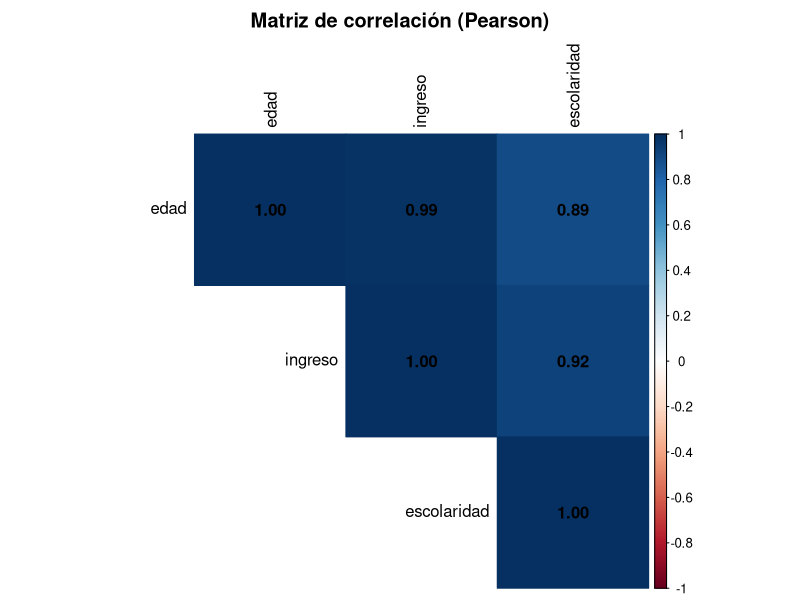
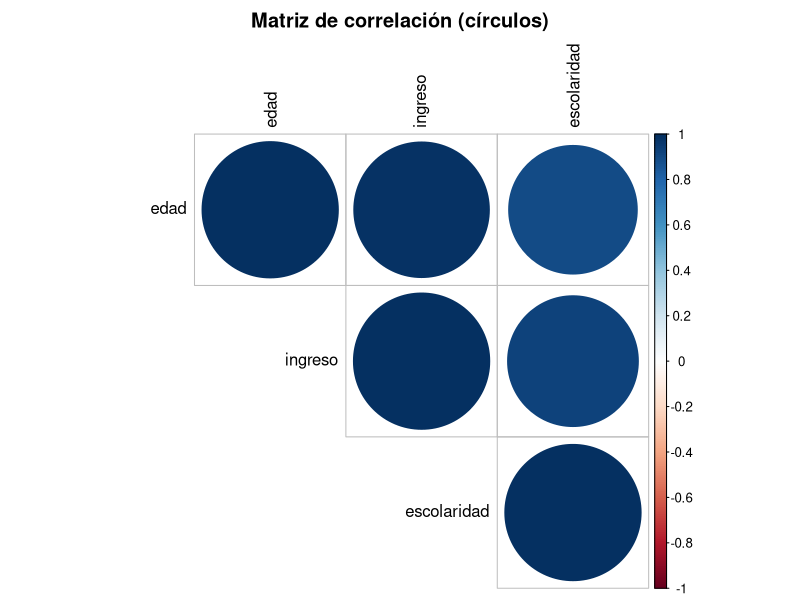

Here is the R script that generated these plots, in order:
## ---- chunk 1
datos <- data.frame(
  edad = c(20, 25, 30, 35, 40, 45),
  ingreso = c(450, 500, 650, 700, 850, 900),
  escolaridad = c(12, 14, 16, 15, 18, 17)
)

cor(datos, method = "pearson")
## ---- chunk 2
#| fig-width: 6
#| fig-height: 5
library(corrplot)

matriz_cor <- cor(datos, method = "pearson")

corrplot(matriz_cor,
         method = "color",
         type = "upper",
         addCoef.col = "black",
         tl.col = "black",
         title = "Matriz de correlación (Pearson)",
         mar = c(0, 0, 2, 0))

        
## ---- chunk 3
#| fig-width: 6
#| fig-height: 5
corrplot(matriz_cor,
         method = "circle",
         type = "upper",
         tl.col = "black",
         title = "Matriz de correlación (círculos)",
         mar = c(0, 0, 2, 0))
## ---- chunk 4
tabla <- matrix(
  c(35, 20, 15, 30),
  nrow = 2,
  dimnames = list(
    Sexo = c("Mujeres", "Hombres"),
    Transporte = c("Usa", "No usa")
  )
)

chisq.test(tabla, correct = FALSE)
